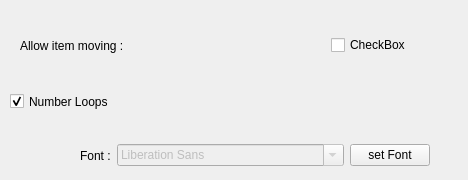
      <widget class="QWidget" name="page_loops">
       <widget class="QWidget" name="horizontalLayoutWidget_11">
        <property name="geometry">
         <rect>
          <x>20</x>
          <y>30</y>
          <width>391</width>
          <height>31</height>
         </rect>
        </property>
        <layout class="QHBoxLayout" name="horizontalLayout_18">
         <item>
          <widget class="QLabel" name="label_18">
           <property name="text">
            <string>Allow item moving :</string>
           </property>
           <property name="buddy">
            <cstring>checkBox_2</cstring>
           </property>
          </widget>
         </item>
         <item>
          <spacer name="horizontalSpacer_9">
           <property name="orientation">
            <enum>Qt::Horizontal</enum>
           </property>
           <property name="sizeHint" stdset="0">
            <size>
             <width>40</width>
             <height>20</height>
            </size>
           </property>
          </spacer>
         </item>
         <item>
          <widget class="QCheckBox" name="checkBox_2">
           <property name="text">
            <string>CheckBox</string>
           </property>
          </widget>
         </item>
        </layout>
       </widget>
       <widget class="QCheckBox" name="InnerTextCHK_2">
        <property name="geometry">
         <rect>
          <x>10</x>
          <y>90</y>
          <width>449</width>
          <height>23</height>
         </rect>
        </property>
        <property name="text">
         <string>Number Loops</string>
        </property>
        <property name="checked">
         <bool>true</bool>
        </property>
       </widget>
       <widget class="QWidget" name="layoutWidget_4">
        <property name="geometry">
         <rect>
          <x>80</x>
          <y>140</y>
          <width>350</width>
          <height>31</height>
         </rect>
        </property>
        <layout class="QHBoxLayout" name="horizontalLayout_4">
         <item>
          <widget class="QLabel" name="label_6">
           <property name="text">
            <string>Font :</string>
           </property>
           <property name="buddy">
            <cstring>fontCB</cstring>
           </property>
          </widget>
         </item>
         <item>
          <widget class="QFontComboBox" name="fontCB">
           <property name="enabled">
            <bool>false</bool>
           </property>
           <property name="editable">
            <bool>true</bool>
           </property>
          </widget>
         </item>
         <item>
          <widget class="QPushButton" name="setTextPB">
           <property name="text">
            <string>set Font</string>
           </property>
          </widget>
         </item>
        </layout>
       </widget>
      </widget>
